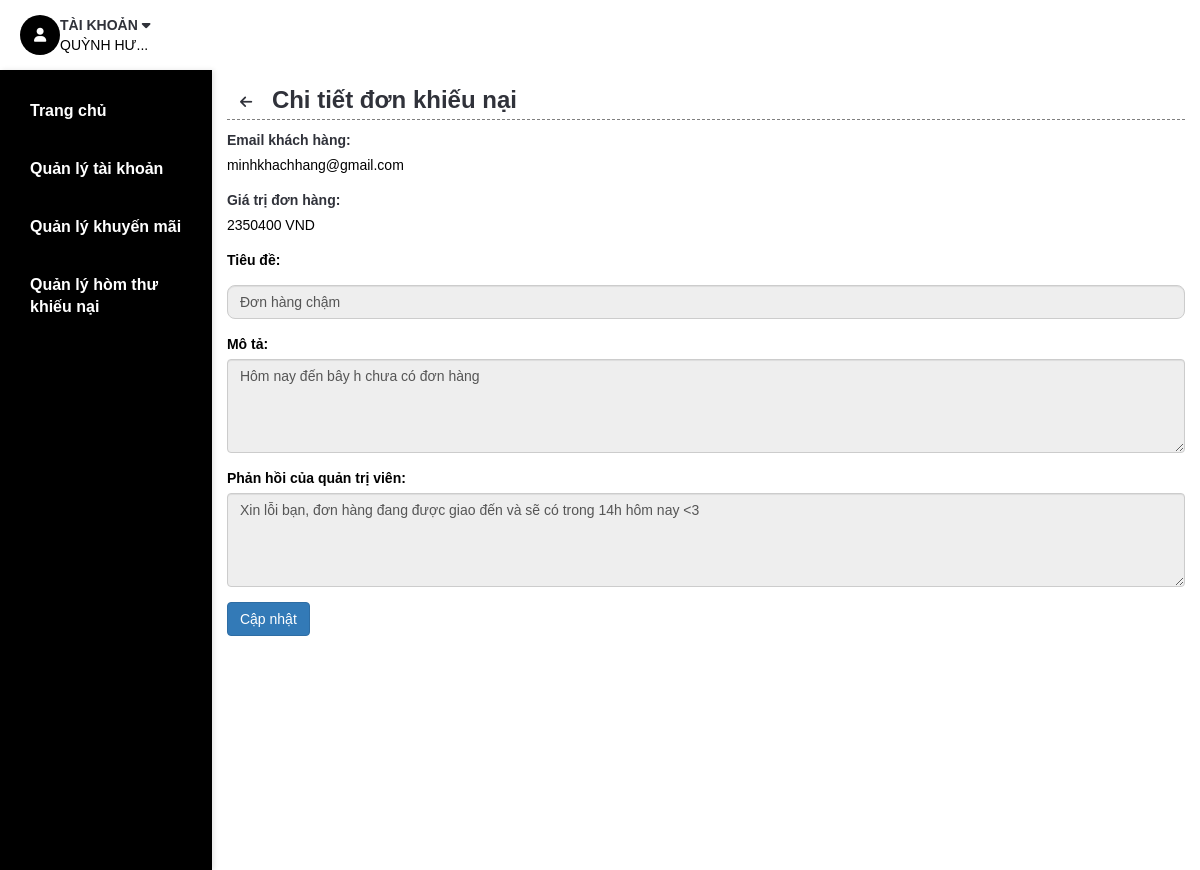
Page /admin/edit-complaint.php?complaintID=11 (signed in) on the committed database.
### tables this page shows
CREATE TABLE `usr` (
  `Email` varchar(255) NOT NULL,
  `Passwd` varchar(40) NOT NULL,
  `UsrName` varchar(255) NOT NULL,
  `PhoneNo` varchar(12) NOT NULL,
  `Address` varchar(255) NOT NULL,
  `Blocked` tinyint(1) NOT NULL,
  `Authentication` varchar(20) NOT NULL
);

CREATE TABLE `complaint` (
  `ComplaintID` int(50) NOT NULL,
  `Title` varchar(255) NOT NULL,
  `Description` varchar(255) NOT NULL,
  `Status` tinyint(1) NOT NULL DEFAULT 0,
  `DateSubmitted` datetime NOT NULL,
  `AdminReply` text NOT NULL,
  `InvoiceID` int(11) NOT NULL
);

CREATE TABLE `invoice` (
  `InvoiceID` int(10) NOT NULL,
  `Email` varchar(255) NOT NULL,
  `UsrName` varchar(255) NOT NULL,
  `PhoneNo` varchar(12) NOT NULL,
  `Address` varchar(255) NOT NULL,
  `SubTotal` int(10) NOT NULL,
  `Ship` int(6) NOT NULL,
  `Discount` int(11) NOT NULL,
  `Total` int(10) NOT NULL,
  `DateInvoice` datetime NOT NULL,
  `Status` varchar(20) NOT NULL
);

### DataProvider.php (called while the page is built, shortened)
<?php
class DataProvider
{
	public static function executeQuery($sql)
	{
		require ('connectiondata.inc');
		if (!($connection = mysqli_connect($hostName,$username,$password,$databaseName)))
			die ("couldn't connect to localhost");
		mysqli_set_charset($connection, "utf8");
		$result = mysqli_query($connection, $sql);
		return $result;
	}
}
?>

### admin/edit-complaint.php (the view, shortened to what this page needs)
<?php
require_once('../DataProvider.php');
if (isset($_GET['complaintID'])) {
    $complaintID = $_GET['complaintID'];
    $sql = "SELECT
            c.ComplaintID,
            c.Title,
            c.Description,
            c.Status,
            c.AdminReply,
            i.Email,
            i.Total
        FROM complaint c
        JOIN invoice i ON c.InvoiceID = i.InvoiceID
        WHERE c.ComplaintID = $complaintID";
        $result = DataProvider::executeQuery($sql);
    if (mysqli_num_rows($result) > 0) {
        $row = mysqli_fetch_assoc($result);
        $title = $row['Title'];
        $description = $row['Description'];
        $status = $row['Status'];
        $adminReply = $row['AdminReply'];
        $email = $row['Email'];
        $totalAmount = $row['Total'];
    } else {
        header('Location: admin-complaint.php');
        exit();
    }
} else {
    header('Location: admin-complaint.php');
    exit();
}
?>
<!DOCTYPE html>
<html lang="vi">
<head>
	<link type="text/css" rel="stylesheet" href="../css/bootstrap.min.css" />
	<link type="text/css" rel="stylesheet" href="../css/slick.css" />
	<link type="text/css" rel="stylesheet" href="../css/slick-theme.css" />
	<link type="text/css" rel="stylesheet" href="../css/nouislider.min.css" />
	<link rel="stylesheet" href="../css/font-awesome.min.css">
    <link href="https://cdnjs.cloudflare.com/ajax/libs/font-awesome/6.0.0-beta3/css/all.min.css" rel="stylesheet">
	<link type="text/css" rel="stylesheet" href="../css/style.css" />
	<link type="text/css" rel="stylesheet" href="../css/extrastyle.css">
	<link type="text/css" rel="stylesheet" href="../css/adminbonus.css">
</head>
<body>
	<header>
		<?php
			if($_SESSION['isLogin']==1)
			{
				require_once('../DataProvider.php');
				$sql="SELECT * FROM Usr WHERE Email='".$_SESSION['username']."'";
				$Usr=DataProvider::executeQuery($sql);
				$rowUsr=mysqli_fetch_array($Usr,MYSQLI_BOTH);
			}
		?>
		<div id="header">
			<div class="container">
				<div class="pull-right">
					<ul class="header-btns">
						<?php include('php/account.php'); ?>
					</ul>
				</div>
			</div>
		</div>
	</header>
    <div class="section">
		<div class="container container-admin">
		    <?php include('php/navigationUsr.php') ?>
            <div class="row row-admin" style="padding: 15px;">
                <h3 class="mt-4" style="border-bottom: 1px dashed grey;">
                    <a href="admin-complaint.php" class="btn btn-secondary mt-3"> <i class="fas fa-arrow-left"></i></a>
                    Chi tiết đơn khiếu nại
                </h3>
                <form action="edit-complaint.php?complaintID=<?php echo $complaintID; ?>" method="POST">
                    <div class="form-group">
                        <label for="email"><strong>Email khách hàng:</strong></label>
                        <p id="email"><?= htmlspecialchars($email) ?></p>
                    </div>
                    <div class="form-group">
                        <label for="totalAmount"><strong>Giá trị đơn hàng:</strong></label>
                        <p id="totalAmount"><?= htmlspecialchars($totalAmount) ?> VND</p>
                    </div>
                    <div class="form-group">
                        <label for="title">Tiêu đề:</label>
                        <input type="text" id="title" name="title" class="form-control" value="<?php echo htmlspecialchars($title); ?>" disabled>
                    </div>
                    <div class="form-group">
                        <label for="description">Mô tả:</label>
                        <textarea id="description" name="description" rows="4" cols="50" class="form-control" disabled><?php echo htmlspecialchars($description); ?></textarea>
                    </div>
                    <div class="form-group">
                        <label for="adminReply">Phản hồi của quản trị viên:</label>
                        <textarea id="adminReply" name="adminReply" rows="4" cols="50" class="form-control" <?php echo $status == 1 ? 'readonly' : ''; ?>><?php echo htmlspecialchars($adminReply); ?></textarea>
                    </div>
                    <button type="submit" class="btn btn-primary">Cập nhật</button>
                </form>
            </div>
        </div>
    </div>
    </body>
    </html>

### admin/php/account.php (shortened to what this page needs)
<?php
    if($_SESSION['isLogin']==0)
    {
?>
<li class="header-account dropdown default-dropdown">
    <div class="dropdown-toggle" role="button" data-toggle="dropdown" aria-expanded="true">
        <div class="header-btns-icon">
            <i class="fa fa-user-o"></i>
        </div>
        <strong class="text-uppercase">Tài khoản <i class="fa fa-caret-down"></i></strong>
    </div>
    <a href="signin.php" class="text-uppercase">Đăng nhập</a>
    <ul class="custom-menu">
        <li><a href="signin.php"><i class="fa fa-unlock-alt"></i>Đăng nhập</a></li>
        <li><a href="signin.php"><i class="fa fa-user-plus"></i>Tạo tài khoản</a></li>
    </ul>
</li>
<?php
    }
    else
    {
?>
<li class="header-account dropdown default-dropdown">
    <div class="dropdown-toggle" role="button" data-toggle="dropdown" aria-expanded="true">
        <div class="header-btns-icon">
            <i class="fa fa-user-o"></i>
        </div>
        <strong class="text-uppercase">Tài khoản <i class="fa fa-caret-down"></i></strong>
    </div>
    <?php
        $UsrName=$rowUsr['UsrName'];
        if(strlen($UsrName)>9)
        $UsrName=mb_substr($UsrName,0,8,'UTF-8').'...';
        echo "<span class='text-uppercase'>$UsrName</span>";
    ?>
        <?php
            require_once('../DataProvider.php');
        ?>
</li>
<?php
    }
?>

### css/style.css (style rules this page uses)
body { font-family: 'Encode Sans Semi Condensed', sans-serif; font-family: 'Encode Sans Expanded', sans-serif; color: black; overflow-x: hidden; background-color: white; }
h1, h2, h3, h4, h5, h6 { color: #30323A; margin: 0 0 10px; font-weight: 700; }
a { color: #30323A; -webkit-transition: 0.3s color; transition: 0.3s color; }
strong { color: #30323A; }
ul, ol { margin: 0; padding: 0; list-style: none }
.section { padding-top: 15px; padding-bottom: 30px; }
#header { top: 0; width: 100%; background-color: transparent; display: flex; align-items: center; justify-content: space-between; }
.pull-left, .pull-right { display: flex; align-items: center; }
.pull-right { margin: 0px 10px; }
.header-btns>li { display: inline-block; vertical-align: top; padding: 15px 10px; }
.header-btns>li .header-btns-icon { position: relative; float: left; width: 40px; height: 40px; line-height: 40px; text-align: center; color: white; border-radius: 20px; background-color: black; }
.header-btns .dropdown-toggle { display: block; cursor: pointer; }

### css/adminbonus.css (style rules this page uses)
html, body { font-family: Arial, sans-serif; margin: 0; padding: 0px; height: 100%; overflow-x: hidden; }
.section { display: flex; padding: 0; }
.container { max-width: 100%; margin: 0; padding: 0; display: flex; flex: 1; height: 100%; }
form input[type="text"], form input[type="email"], form input[type="tel"], form select { width: 100%; padding: 12px; margin: 10px 0; border-radius: 8px; border: 1px solid #ccc; font-size: 14px; transition: border-color 0.3s ease; }
.container-admin { width: 100%; }
.container-admin .row-admin { margin: 0; width: 100%; }
* { transition: all 0.3s ease; }

### rows in the picture
usr: UsrName "QUỲNH HƯ..."
complaint: InvoiceID.Email "minhkhachhang@gmail.com", InvoiceID.Total "2350400", title "Đơn hàng chậm", description "Hôm nay đến bây h chưa có đơn hàng", adminReply "Xin lỗi bạn, đơn hàng đang được giao đến và sẽ có trong 14h hôm nay <3"
